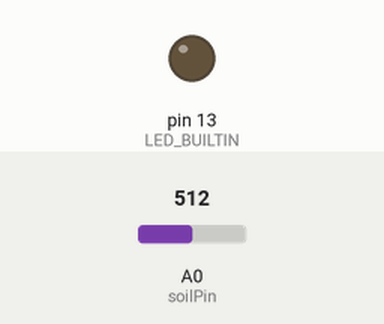
Recording of a sketch running on a simulated Arduino Uno, built with avr-gcc and run on an emulated ATmega328P. Parts: output pins drawn as LEDs (lit = HIGH). Inputs (shaded band) come from the test bench; at power-on: A0 (soilPin) = 512.

Above: at 1.2 s.
1.3 s: A0 (soilPin) set to 490
At 2.3 s:
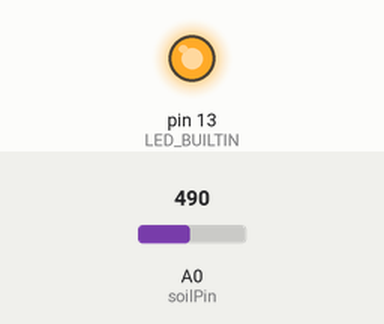
2.8 s: A0 (soilPin) set to 510
At 3.5 s:
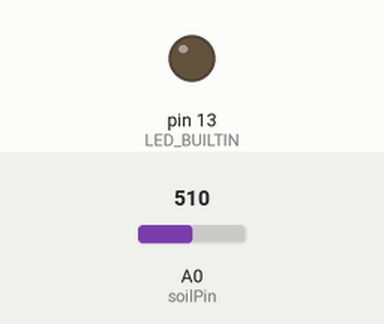
4.3 s: A0 (soilPin) set to 306
At 4.7 s:
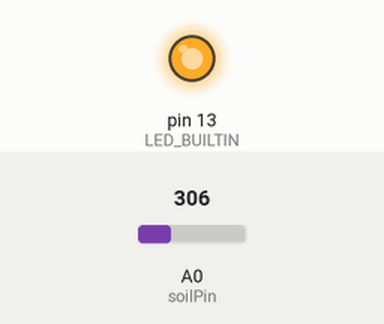
Timing chart, 0 to 7.3 s (numbered marks = the images above; inputs shaded):
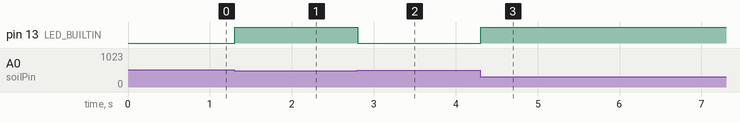

The sketch:

soil_moist_sensor1.ino
```cpp
int soilPin = A0;

void setup() {
  pinMode(LED_BUILTIN, OUTPUT);
}

void loop() {
  int value = analogRead(soilPin);

  if (value < 500) {      // Wet soil
    digitalWrite(LED_BUILTIN, HIGH);
  } else {                // Dry soil
    digitalWrite(LED_BUILTIN, LOW);
  }

  delay(100);
}
```

Measured:
- the behaviour switches between 500 and 499 on A0 (soilPin) (found by bisection; images 0 and 1)
- after the input at 1.3 s, pin 13 (LED_BUILTIN): LOW → HIGH at once
- after the input at 2.8 s, pin 13 (LED_BUILTIN): HIGH → LOW at once
- after the input at 4.3 s, pin 13 (LED_BUILTIN): LOW → HIGH at once
